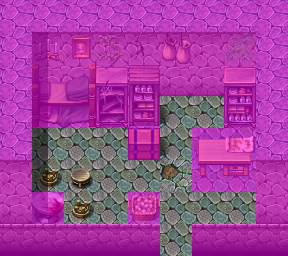

This game map was drawn from its Tiled (.tmx) file and the tilesets committed beside it. A one-line description and the trimmed map source follow:
An orthogonal 9x8 tile map with 32x32 px tiles, 4 tile layers (Ground, Objects, Above, Walkable), 19 tilesets and 4 objects (2x spawn, mapchange, script).

<map version="1.0" orientation="orthogonal" width="9" height="8" tilewidth="32" tileheight="32">
    <tileset firstgid="1" name="map_29" tilewidth="32" tileheight="32">
        <image source="../drawable/map_29.png" width="256" height="256" />
    </tileset>
    <tileset firstgid="65" name="map_43" tilewidth="32" tileheight="32">
        <image source="../drawable/map_43.png" width="256" height="256" />
    </tileset>
    <tileset firstgid="129" name="map_5" tilewidth="32" tileheight="32">
        <image source="../drawable/map_5.png" width="256" height="256" />
    </tileset>
    <tileset firstgid="193" name="map_28" tilewidth="32" tileheight="32">
        <image source="../drawable/map_28.png" width="256" height="256" />
    </tileset>
    <tileset firstgid="257" name="map_10" tilewidth="32" tileheight="32">
        <image source="../drawable/map_10.png" width="256" height="256" />
    </tileset>
    <tileset firstgid="321" name="map_20" tilewidth="32" tileheight="32">
        <image source="../drawable/map_20.png" width="256" height="256" />
    </tileset>
    <tileset firstgid="385" name="map_12" tilewidth="32" tileheight="32">
        <image source="../drawable/map_12.png" width="256" height="256" />
    </tileset>
    <tileset firstgid="449" name="map_44" tilewidth="32" tileheight="32">
        <image source="../drawable/map_44.png" width="256" height="256" />
    </tileset>
    <tileset firstgid="513" name="map_8" tilewidth="32" tileheight="32">
        <image source="../drawable/map_8.png" width="256" height="256" />
    </tileset>
    <tileset firstgid="577" name="map_9" tilewidth="32" tileheight="32">
        <image source="../drawable/map_9.png" width="256" height="256" />
    </tileset>
    <tileset firstgid="641" name="map_14" tilewidth="32" tileheight="32">
        <image source="../drawable/map_14.png" width="256" height="256" />
    </tileset>
    <tileset firstgid="705" name="map_1" tilewidth="32" tileheight="32">
        <image source="../drawable/map_1.png" width="256" height="256" />
    </tileset>
    <tileset firstgid="769" name="map_22" tilewidth="32" tileheight="32">
        <image source="../drawable/map_22.png" width="256" height="256" />
    </tileset>
    <tileset firstgid="833" name="map_16" tilewidth="32" tileheight="32">
        <image source="../drawable/map_16.png" width="256" height="256" />
    </tileset>
    <tileset firstgid="897" name="map_6" tilewidth="32" tileheight="32">
        <image source="../drawable/map_6.png" width="256" height="256" />
    </tileset>
    <tileset firstgid="961" name="map_3" tilewidth="32" tileheight="32">
        <image source="../drawable/map_3.png" width="256" height="256" />
    </tileset>
    <tileset firstgid="1025" name="map_24" tilewidth="32" tileheight="32">
        <image source="../drawable/map_24.png" width="256" height="256" />
    </tileset>
    <tileset firstgid="1089" name="map_0" tilewidth="32" tileheight="32">
        <image source="../drawable/map_0.png" width="256" height="256" />
    </tileset>
    <tileset firstgid="1153" name="map_2" tilewidth="32" tileheight="32">
        <image source="../drawable/map_2.png" width="256" height="256" />
    </tileset>
    <layer name="Ground" width="9" height="8">
        <data>[72 cells, 72 non-empty, 6 distinct tile ids]</data>
    </layer>
    <layer name="Objects" width="9" height="8">
        <data>[72 cells, 28 non-empty, 26 distinct tile ids]</data>
    </layer>
    <layer name="Above" width="9" height="8">
        <data>[72 cells, 7 non-empty, 3 distinct tile ids]</data>
    </layer>
    <layer name="Walkable" width="9" height="8">
        <data>[72 cells, 55 non-empty, 1 distinct tile ids]</data>
    </layer>
    <objectgroup name="Mapevents">
        <object name="exit" type="mapchange" x="160" y="224" width="32" height="32">
            <properties>
                <property name="map" value="waytogalmore1" />
                <property name="place" value="entrance5" />
            </properties>
        </object>
        <object name="stn_gyra_m25_1" type="script" x="160" y="192" width="64" height="32" />
    </objectgroup>
    <objectgroup name="Spawn">
        <object name="stn_gyra1" type="spawn" x="160" y="224" width="32" height="32">
            <properties>
                <property name="active" value="false" />
                <property name="ignoreAreas" value="true" />
                <property name="spawngroup" value="stn_gyra1" />
            </properties>
        </object>
        <object name="erwyn_child" type="spawn" x="32" y="128" width="32" height="32">
            <properties>
                <property name="spawngroup" value="erwyn_child" />
            </properties>
        </object>
    </objectgroup>
    <objectgroup name="Keys" />
    <objectgroup name="Replace" />
</map>
